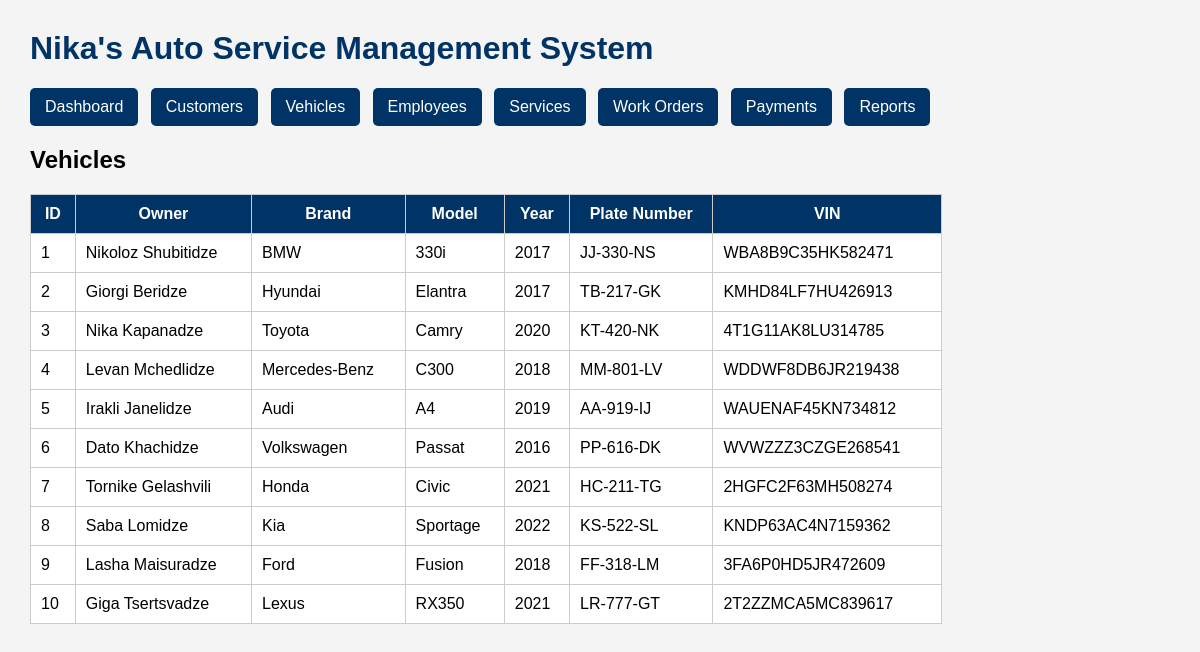
Screenshot of /vehicles.php with the database file from the repository.
### tables this page shows
CREATE TABLE vehicles (
    vehicle_id INT AUTO_INCREMENT PRIMARY KEY,
    customer_id INT NOT NULL,
    brand VARCHAR(50) NOT NULL,
    model VARCHAR(50) NOT NULL,
    production_year INT,
    plate_number VARCHAR(20) UNIQUE,
    vin VARCHAR(50) UNIQUE,

    FOREIGN KEY (customer_id)
        REFERENCES customers(customer_id)
);

CREATE TABLE customers (
    customer_id INT AUTO_INCREMENT PRIMARY KEY,
    first_name VARCHAR(50) NOT NULL,
    last_name VARCHAR(50) NOT NULL,
    phone VARCHAR(20) NOT NULL UNIQUE,
    email VARCHAR(100) UNIQUE,
    address VARCHAR(150),
    created_at TIMESTAMP DEFAULT CURRENT_TIMESTAMP
);

### vehicles.php (the view, shortened to what this page needs)
<?php
include 'db.php';
?>
<!DOCTYPE html>
<html>
<head>
    <link rel="stylesheet" href="style.css">
</head>
<body>
<h1>Nika's Auto Service Management System</h1>
<nav>
    <a href="index.php">Dashboard</a>
    <a href="customers.php">Customers</a>
    <a href="vehicles.php">Vehicles</a>
    <a href="employees.php">Employees</a>
    <a href="services.php">Services</a>
    <a href="work_orders.php">Work Orders</a>
    <a href="payments.php">Payments</a>
    <a href="reports.php">Reports</a>
</nav>
<h2>Vehicles</h2>
<table>
    <tr>
        <th>ID</th>
        <th>Owner</th>
        <th>Brand</th>
        <th>Model</th>
        <th>Year</th>
        <th>Plate Number</th>
        <th>VIN</th>
    </tr>
<?php
$sql = "
SELECT
    v.vehicle_id,
    c.first_name,
    c.last_name,
    v.brand,
    v.model,
    v.production_year,
    v.plate_number,
    v.vin
FROM vehicles v
JOIN customers c
ON v.customer_id = c.customer_id
";
$result = $conn->query($sql);
while($row = $result->fetch_assoc())
{
    echo "<tr>";
    echo "<td>".$row['vehicle_id']."</td>";
    echo "<td>".$row['first_name']." ".$row['last_name']."</td>";
    echo "<td>".$row['brand']."</td>";
    echo "<td>".$row['model']."</td>";
    echo "<td>".$row['production_year']."</td>";
    echo "<td>".$row['plate_number']."</td>";
    echo "<td>".$row['vin']."</td>";
    echo "</tr>";
}
?>
</table>
</body>
</html>

### style.css (style rules this page uses)
body { font-family: Arial, sans-serif; margin: 30px; background-color: #f4f4f4; }
h1 { color: #003366; }
table { width: 80%; border-collapse: collapse; background: white; }
th, td { border: 1px solid #ccc; padding: 10px; }
th { background-color: #003366; color: white; }
nav { margin-bottom: 20px; }
nav a { display: inline-block; padding: 10px 15px; background-color: #003366; color: white; text-decoration: none; margin-right: 8px; border-radius: 5px; }

### rows the page displays
vehicles: vehicle_id "1", customer.first_name "Nikoloz", customer.last_name "Shubitidze", brand "BMW", model "330i", production_year "2017", plate_number "JJ-330-NS", vin "WBA8B9C35HK582471"
vehicles: vehicle_id "2", customer.first_name "Giorgi", customer.last_name "Beridze", brand "Hyundai", model "Elantra", production_year "2017", plate_number "TB-217-GK", vin "KMHD84LF7HU426913"
vehicles: vehicle_id "3", customer.first_name "Nika", customer.last_name "Kapanadze", brand "Toyota", model "Camry", production_year "2020", plate_number "KT-420-NK", vin "4T1G11AK8LU314785"
vehicles: vehicle_id "4", customer.first_name "Levan", customer.last_name "Mchedlidze", brand "Mercedes-Benz", model "C300", production_year "2018", plate_number "MM-801-LV", vin "WDDWF8DB6JR219438"
vehicles: vehicle_id "5", customer.first_name "Irakli", customer.last_name "Janelidze", brand "Audi", model "A4", production_year "2019", plate_number "AA-919-IJ", vin "WAUENAF45KN734812"
vehicles: vehicle_id "6", customer.first_name "Dato", customer.last_name "Khachidze", brand "Volkswagen", model "Passat", production_year "2016", plate_number "PP-616-DK", vin "WVWZZZ3CZGE268541"
vehicles: vehicle_id "7", customer.first_name "Tornike", customer.last_name "Gelashvili", brand "Honda", model "Civic", production_year "2021", plate_number "HC-211-TG", vin "2HGFC2F63MH508274"
vehicles: vehicle_id "8", customer.first_name "Saba", customer.last_name "Lomidze", brand "Kia", model "Sportage", production_year "2022", plate_number "KS-522-SL", vin "KNDP63AC4N7159362"
vehicles: vehicle_id "9", customer.first_name "Lasha", customer.last_name "Maisuradze", brand "Ford", model "Fusion", production_year "2018", plate_number "FF-318-LM", vin "3FA6P0HD5JR472609"
vehicles: vehicle_id "10", customer.first_name "Giga", customer.last_name "Tsertsvadze", brand "Lexus", model "RX350", production_year "2021", plate_number "LR-777-GT", vin "2T2ZZMCA5MC839617"
